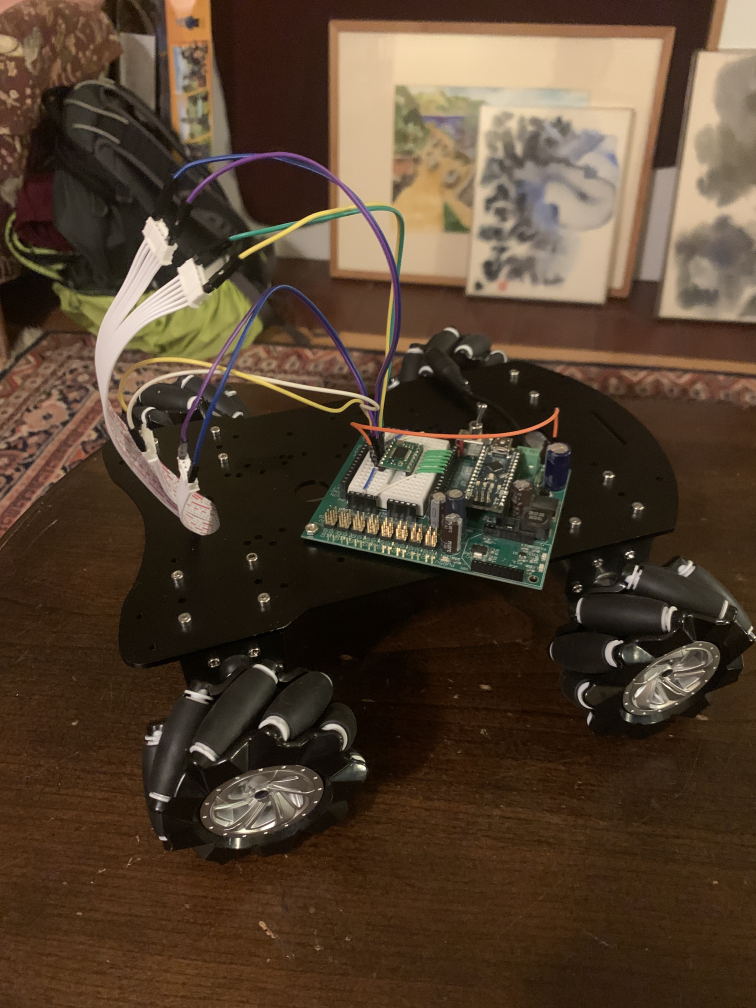
#> input picture IMG_3960.JPG, 3024 x 4032 px, given in place of x-raw, format=(string)BGR ! appsink, which was not available (shown at 1/4 size)
$ python 2camcolor.py
#> lines starting #> are read from the running program, lines starting #| are printed output that depends on the picture; after the words box and inside, x2 and y2 are one past the last pixel; in counts of white or black regions, pixels touching at a corner belong together; pictures that were not available may be replaced by others from this repository, and a replacement may not be noted
import cv2
import imutils
import threading
import numpy as np

def callback(value):
    pass

def create_trackbars():
    for i in ["MIN", "MAX"]:
        v = 0 if i == "MIN" else 255
        for j in "HSV":
            cv2.createTrackbar("%s_%s" % (j, i), "trackbars", v, 255, callback)
#> this loop made 2 passes; slider 'H_MIN' is set to 51

def get_trackbar_values():
    values = []
    for i in["MIN", "MAX"]:
        for j in "HSV":
            v = cv2.getTrackbarPos("%s_%s" % (j, i), "trackbars")
            values.append(v)
    return values


width=720
height=480
flip=2
font=cv2.FONT_HERSHEY_SIMPLEX
# [8 lines of commented-out code are left out]

camSet1 = "nvarguscamerasrc sensor-id=0 !video/x-raw(memory:NVMM), width=(int)3240, height=(int)2464, framerate=(fraction)15/1 ! nvvidconv flip-method=0 ! video/x-raw, width=(int)960, height=(int)540, format=(string)BGRx ! videoconvert ! video/x-raw, format=(string)BGR ! appsink"
camSet2 = "nvarguscamerasrc sensor-id=1 !video/x-raw(memory:NVMM), width=(int)3240, height=(int)2464, framerate=(fraction)15/1 ! nvvidconv flip-method=0 ! video/x-raw, width=(int)960, height=(int)540, format=(string)BGRx ! videoconvert ! video/x-raw, format=(string)BGR ! appsink"
cam1=cv2.VideoCapture(camSet1, cv2.CAP_GSTREAMER)
cam2=cv2.VideoCapture(camSet2, cv2.CAP_GSTREAMER)

cv2.namedWindow("trackbars", 0)
create_trackbars()

while True:
    _, frame1 = cam1.read()
#> frame1 is the input picture: shape (4032, 3024, 3); mean B, G, R 48, 65.6, 83.9
    _, frame2 = cam2.read()
    frame_to_mask1 = cv2.cvtColor(frame1, cv2.COLOR_BGR2HSV)
#> frame_to_mask1: shape (4032, 3024, 3); mean H, S, V 17.8, 135.6, 84.4
    frame_to_mask2 = cv2.cvtColor(frame2, cv2.COLOR_BGR2HSV)
    H_min, S_min, V_min, H_max, S_max, V_max = get_trackbar_values()

    mask1 = cv2.inRange(frame_to_mask1,
                       (H_min,S_min,V_min,),
                       (H_max,S_max,V_max))
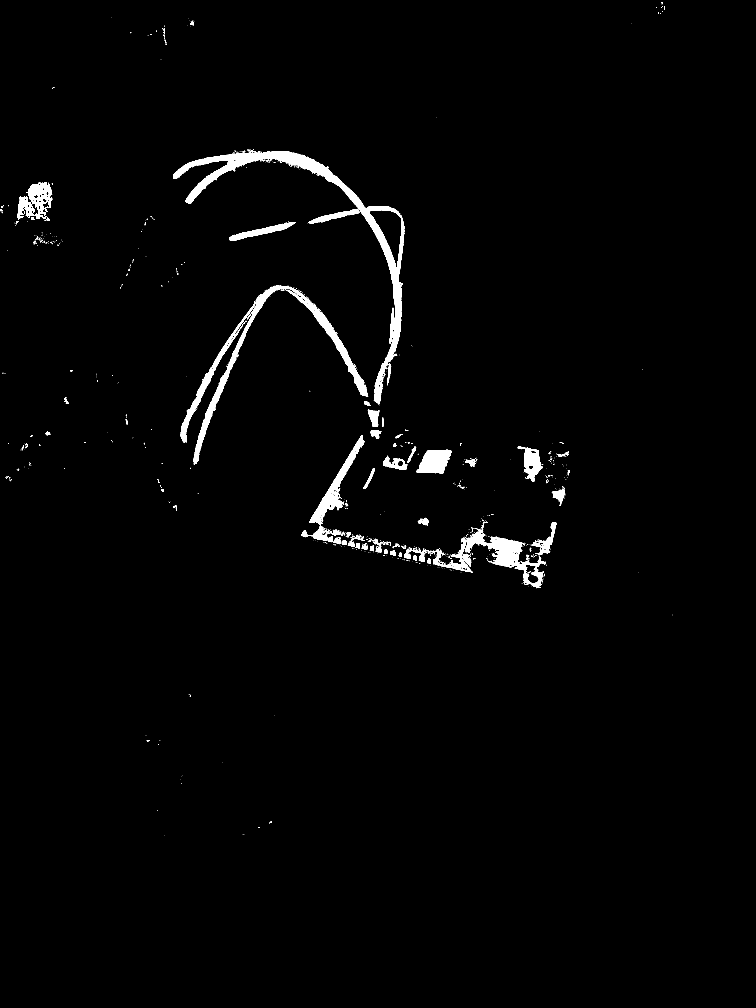
#> mask1: shape (4032, 3024) (shown at 1/4 size); 1.6% white; 1211 white regions (1083 under 20 px), largest, box (x1, y1, x2, y2) and area: (692, 604, 1617, 1618) 57053, (722, 1141, 1471, 1859) 39491, (1725, 2135, 2183, 2345) 21981
    mask2 = cv2.inRange(frame_to_mask2,
                       (H_min,S_min,V_min,),
                       (H_max,S_max,V_max))


    blurred1 = cv2.GaussianBlur(frame1, (11,11), 0)
    maskErode1 = cv2.erode(mask1, None, iterations=2)
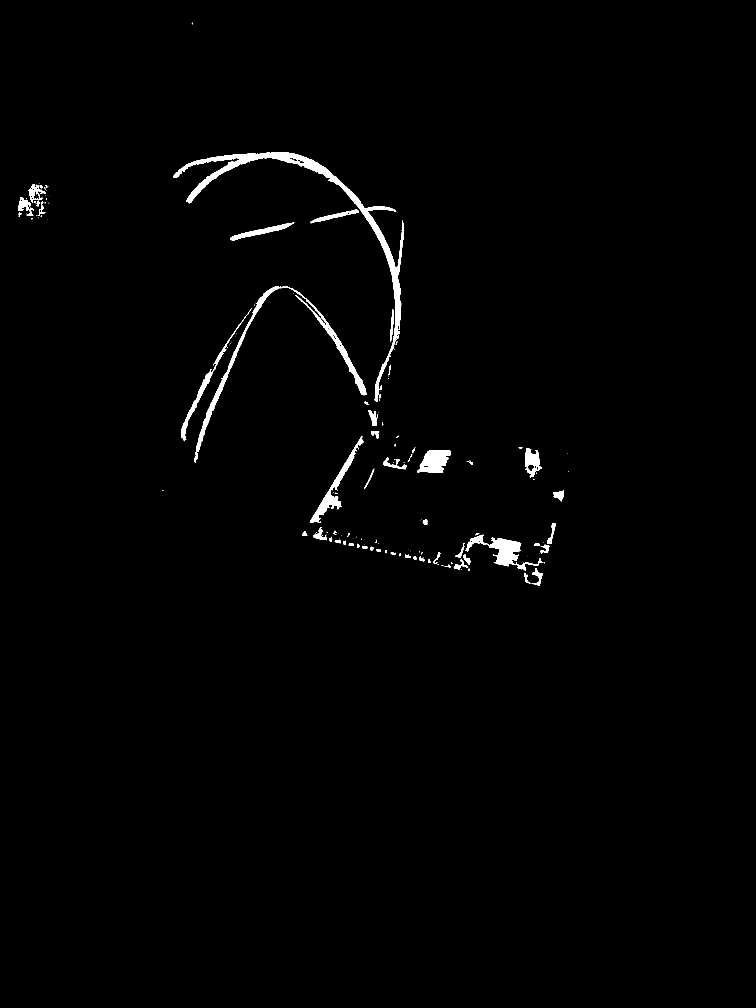
#> maskErode1: shape (4032, 3024) (shown at 1/4 size); 1% white; 181 white regions (112 under 20 px), largest, box (x1, y1, x2, y2) and area: (694, 608, 1615, 1608) 41206, (776, 1144, 1467, 1850) 18803, (1862, 2139, 2174, 2284) 11085
    maskDilate1 = cv2.dilate(mask1, None, iterations=2)
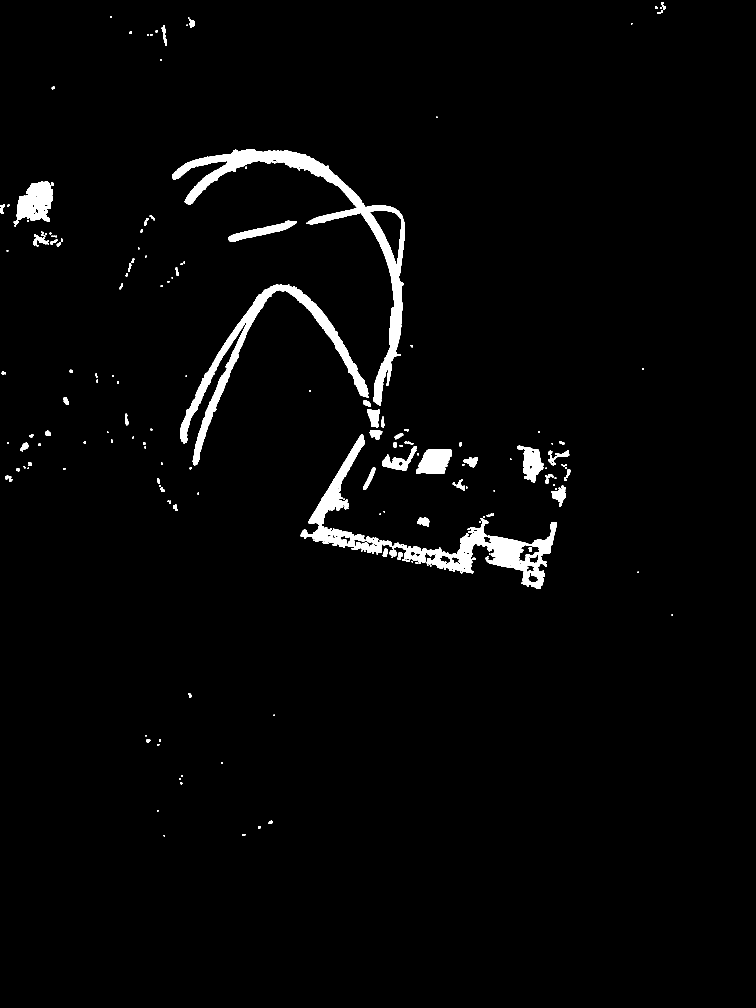
#> maskDilate1: shape (4032, 3024) (shown at 1/4 size); 2.4% white; 231 white regions
    contr1 = cv2.findContours(maskDilate1.copy(), cv2.RETR_EXTERNAL, cv2.CHAIN_APPROX_SIMPLE)
#> contr1 = 231 contours, 52 with area under 20; largest, box (x1, y1, x2, y2) and area: (690, 596, 1619, 1623) 91229, (720, 1138, 1475, 1861) 53109, (1569, 2072, 2228, 2356) 46386, (1202, 1738, 1459, 2183) 23734, (67, 726, 211, 886) 16218
    contr1= imutils.grab_contours(contr1)
    if len(contr1) > 0:
        c1 = max(contr1, key=cv2.contourArea)
#> c1 = contour of 2083 points, box (x1, y1, x2, y2) (690, 596, 1619, 1623), area 91229
        ((x1,y1), radius1) = cv2.minEnclosingCircle(c1)
#> x1 = 1117; y1 = 1148; radius1 = 622.8
        #cv2.circle(frame1, (int(x1), int(y1)), int(radius1), (0, 255, 255),2)


    blurred2 = cv2.GaussianBlur(frame2, (11,11), 0)
    maskErode2 = cv2.erode(mask2, None, iterations=2)
    maskDilate2 = cv2.dilate(mask2, None, iterations=2)
    contr2 = cv2.findContours(maskDilate2.copy(), cv2.RETR_EXTERNAL, cv2.CHAIN_APPROX_SIMPLE)
#> contr2 has the same summary as contr1
    contr2= imutils.grab_contours(contr2)
    if len(contr2) > 0:
        c2 = max(contr2, key=cv2.contourArea)
#> c2 has the same summary as c1
        ((x2,y2), radius2) = cv2.minEnclosingCircle(c2)
#> x2 = 1117; y2 = 1148; radius2 = 622.8
        #cv2.circle(frame2, (int(x2), int(y2)), int(radius2), (0, 255, 255),2)


    cv2.imshow('video1', frame1)
    cv2.imshow("mask1", mask1)
    cv2.imshow('video2', frame2)
    cv2.imshow("mask2", mask2)
    key = cv2.waitKey(1)
#> (key Esc is pressed here)
    if key == 27:
        break

cam1.release()
cam2.release()
cv2.destroyAllWindows()

$ run again, on IMG_4554.JPG
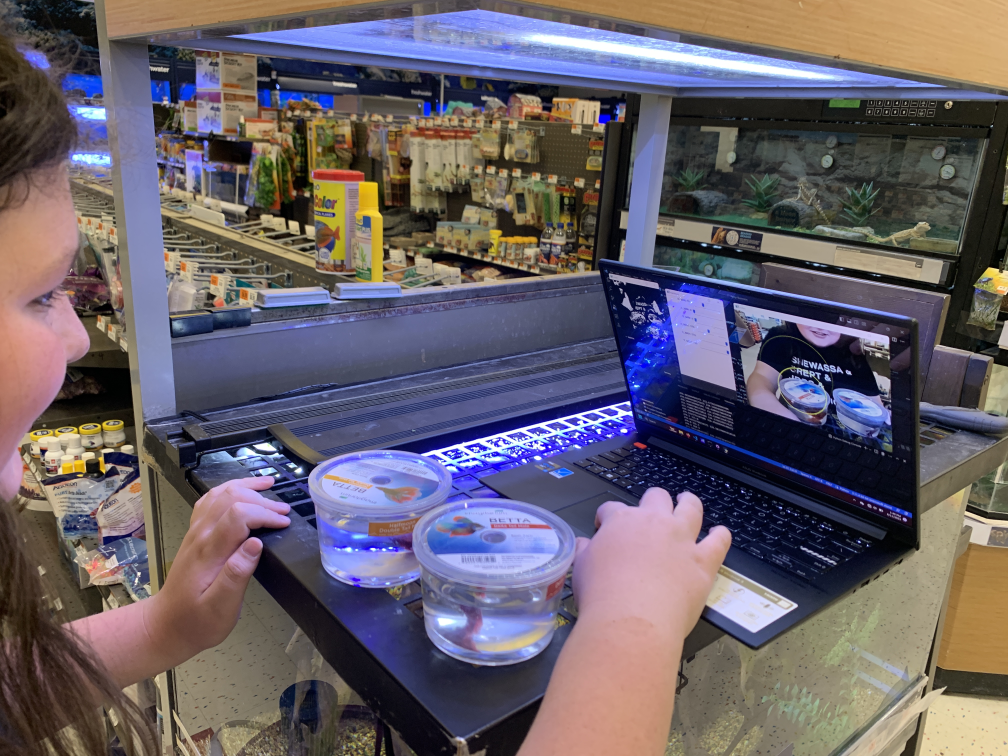
#> input picture IMG_4554.JPG, 4032 x 3024 px, given in place of x-raw, format=(string)BGR ! appsink, which was not available (shown at 1/4 size)
#> the loop in create_trackbars, `for i in ["MIN", "MAX"]:` made 2 passes; slider 'H_MIN' is set to 51
#> frame1 is the input picture: shape (3024, 4032, 3); mean B, G, R 104.6, 95.7, 103.7
#> frame_to_mask1: shape (3024, 4032, 3); mean H, S, V 74, 93, 125.1
#> `mask1 = cv2.inRange(frame_to_mask1, (H_min,S_min,V_min,), (H_max,S_max..`:
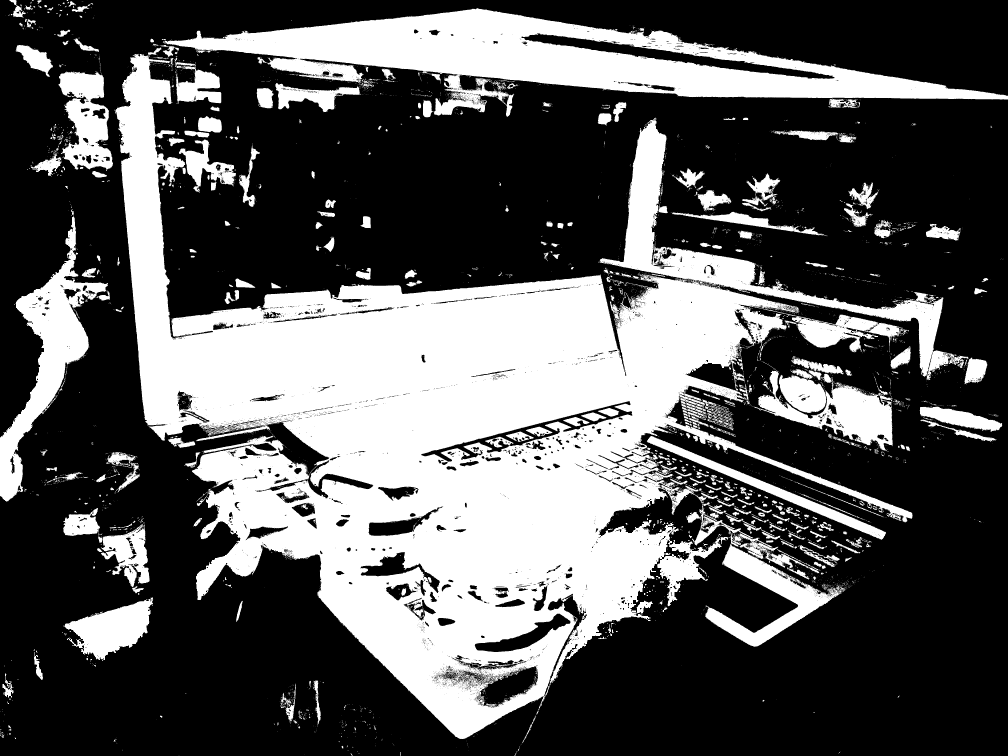
#> mask1: shape (3024, 4032) (shown at 1/4 size); 34.8% white; 6136 white regions (5429 under 20 px), largest, box (x1, y1, x2, y2) and area: (460, 190, 3875, 2956) 3012746, (651, 33, 4032, 467) 523192, (0, 838, 432, 2006) 122062
#> maskErode1: shape (3024, 4032); 30.2% white; 1306 white regions (889 under 20 px), largest, box (x1, y1, x2, y2) and area: (464, 222, 3648, 2954) 2475848, (668, 36, 4032, 396) 453728, (2403, 484, 3769, 1503) 131874
#> `maskDilate1 = cv2.dilate(mask1, None, iterations=2)`:
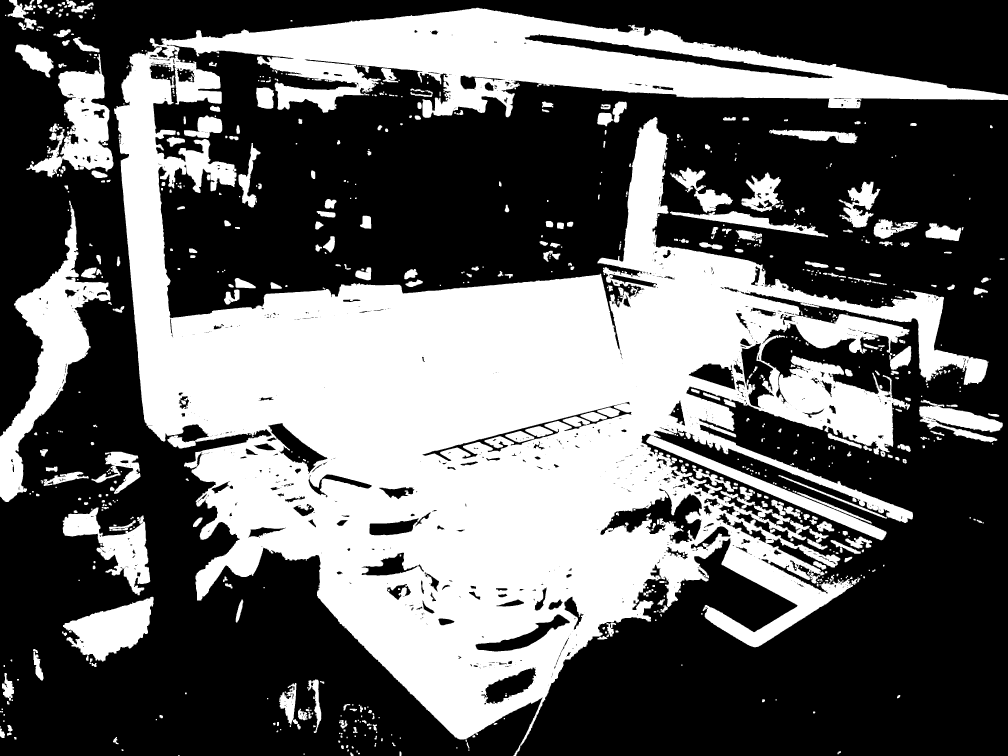
#> maskDilate1: shape (3024, 4032) (shown at 1/4 size); 39.5% white; 869 white regions
#> contr1 = 821 contours, 190 with area under 20; largest, box (x1, y1, x2, y2) and area: (456, 31, 4032, 3024) 4410799, (0, 803, 442, 2008) 138348, (106, 216, 454, 710) 69652, (252, 2387, 615, 2646) 49939, (251, 2030, 601, 2381) 44320
#> c1 = contour of 22413 points, box (x1, y1, x2, y2) (456, 31, 4032, 3024), area 4410799
#> x1 = 2238.6; y1 = 1116.7; radius1 = 1937.5
#> contr2 has the same summary as contr1
#> c2 has the same summary as c1
#> x2 = 2238.6; y2 = 1116.7; radius2 = 1937.5

$ run again, on image.png
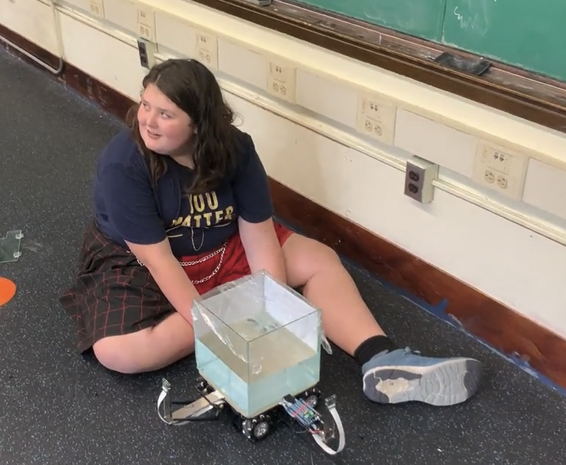
#> input picture image.png, 1132 x 929 px, given in place of x-raw, format=(string)BGR ! appsink, which was not available (shown at 1/2 size)
#> the loop in create_trackbars, `for i in ["MIN", "MAX"]:` made 2 passes; slider 'H_MIN' is set to 51
#> frame1 is the input picture: shape (929, 1132, 3); mean B, G, R 108.7, 117.5, 127.7
#> frame_to_mask1: shape (929, 1132, 3); mean H, S, V 50.3, 52.8, 131.9
#> `mask1 = cv2.inRange(frame_to_mask1, (H_min,S_min,V_min,), (H_max,S_max..`:
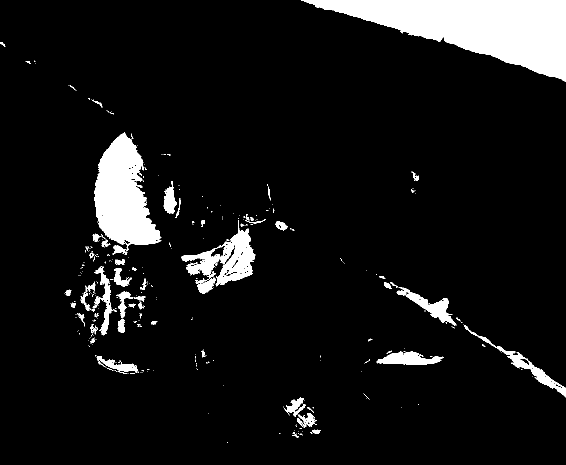
#> mask1: shape (929, 1132) (shown at 1/2 size); 8.2% white; 353 white regions (294 under 20 px), largest, box (x1, y1, x2, y2) and area: (602, 0, 1132, 163) 42518, (188, 265, 323, 510) 18844, (362, 440, 511, 573) 6926
#> maskErode1: shape (929, 1132); 6.4% white; 59 white regions (25 under 20 px), largest, box (x1, y1, x2, y2) and area: (610, 0, 1132, 161) 41031, (190, 269, 318, 487) 16123, (442, 461, 508, 551) 2082
#> `maskDilate1 = cv2.dilate(mask1, None, iterations=2)`:
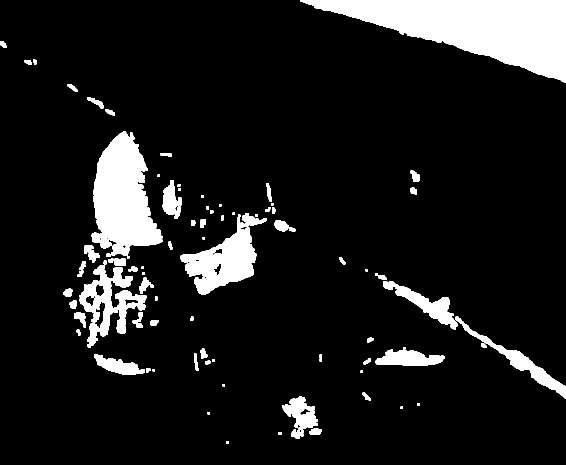
#> maskDilate1: shape (929, 1132) (shown at 1/2 size); 10.8% white; 82 white regions
#> contr1 = 82 contours, 14 with area under 20; largest, box (x1, y1, x2, y2) and area: (600, 0, 1132, 165) 43384, (183, 263, 325, 517) 21946, (360, 426, 534, 589) 11730, (159, 530, 293, 696) 7970, (910, 633, 1132, 797) 4166
#> c1 = contour of 295 points, box (x1, y1, x2, y2) (600, 0, 1132, 165), area 43384
#> x1 = 865.5; y1 = 82; radius1 = 277.9
#> contr2 has the same summary as contr1
#> c2 has the same summary as c1
#> x2 = 865.5; y2 = 82; radius2 = 277.9
